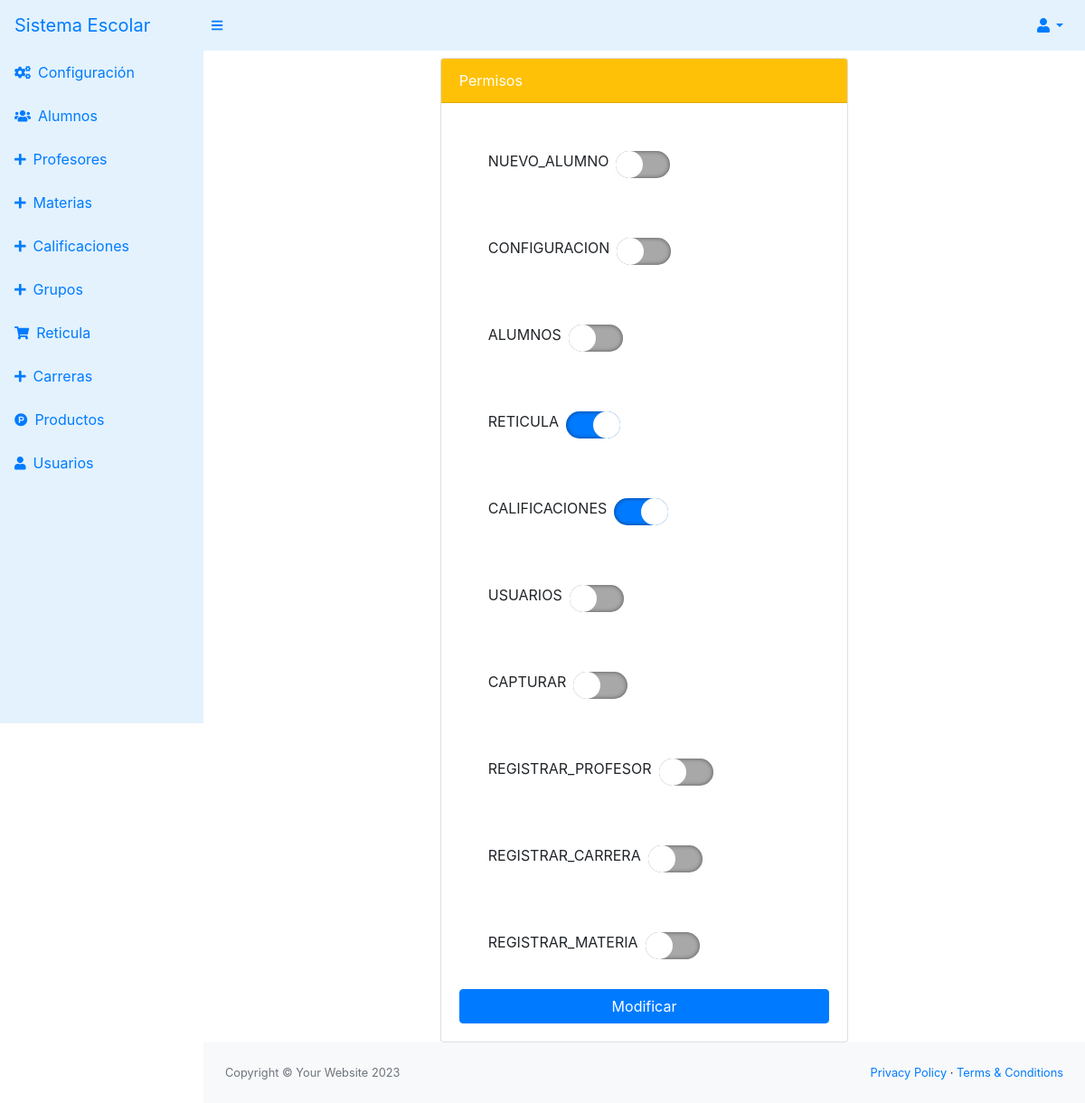
The page /src/rol.php?id=19350734 (signed in) on the database its author committed.
### tables this page shows
CREATE TABLE `permisos` (
  `idpermiso` int(10) NOT NULL,
  `permiso` varchar(30) NOT NULL
);

### src/rol.php (the view, shortened to what this page needs)
<?php
include_once "includes/header.php";
require_once "../conexion.php";
$id = $_GET['id'];
$sqlpermisos = mysqli_query($conexion, "SELECT * FROM permisos");
$consulta = mysqli_query($conexion, "SELECT * FROM permisousuario WHERE idusuario = $id");
$datos = array();
foreach ($consulta as $asignado) {
    $datos[$asignado['idpermiso']] = true;
}
?>
<div class="row">
    <div class="col-md-6 mx-auto">
        <div class="card">
            <div class="card-header bg-warning text-white">
                Permisos
            </div>
            <div class="card-body">
                <form method="post" action="">
                    <?php while ($row = mysqli_fetch_assoc($sqlpermisos)) { ?>
                        <div class="form-check form-check-inline m-4">
                            <label for="permisos" class="p-2 text-uppercase"><?php echo $row['permiso']; ?></label>
                            <input id="permisos" type="checkbox" name="permisos[]" value="<?php echo $row['idpermiso']; ?>"
                            <?php
                            if (isset($datos[$row['idpermiso']])) {
                                echo "checked";
                            }
                            ?>>
                        </div>
                    <?php } ?>
                    <br>
                    <button class="btn btn-primary btn-block" type="submit">Modificar</button>
                </form>
            </div>
        </div>
    </div>
</div>
<?php include_once "includes/footer.php"; ?>

### rows shown on the page
permisos: permiso "NUEVO_ALUMNO"
permisos: permiso "CONFIGURACION"
permisos: permiso "ALUMNOS"
permisos: permiso "RETICULA", idpermiso "☑"
permisos: permiso "CALIFICACIONES", idpermiso "☑"
permisos: permiso "USUARIOS"
permisos: permiso "CAPTURAR"
permisos: permiso "REGISTRAR_PROFESOR"
permisos: permiso "REGISTRAR_CARRERA"
permisos: permiso "REGISTRAR_MATERIA"
